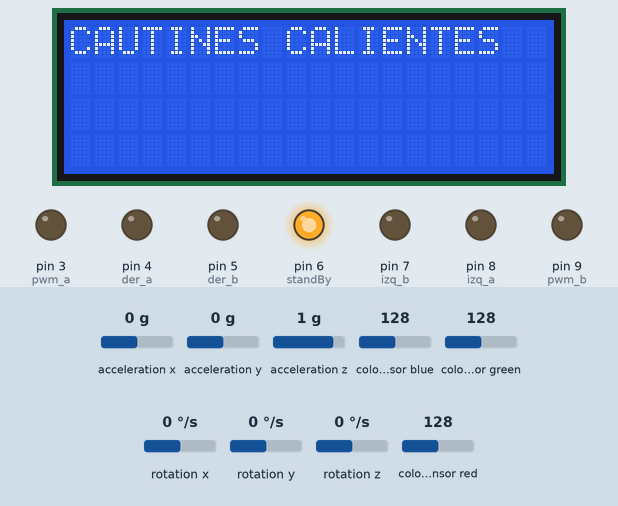
A sketch run on a simulated Arduino Uno, built for the host (arithmetic inside an expression is 32-bit, double 64-bit). On the bench: 20×4 character LCD, output pins drawn as LEDs (lit = HIGH). The test bench sets the inputs (shaded band); at power-on: colour sensor blue 128, colour sensor green 128, colour sensor red 128, rotation z 0 °/s, acceleration x 0 g, acceleration y 0 g, acceleration z 1 g, rotation x 0 °/s, rotation y 0 °/s.

Above: at 1.2 s.
1.3 s: colour sensor blue set to 191
At 4.7 s:
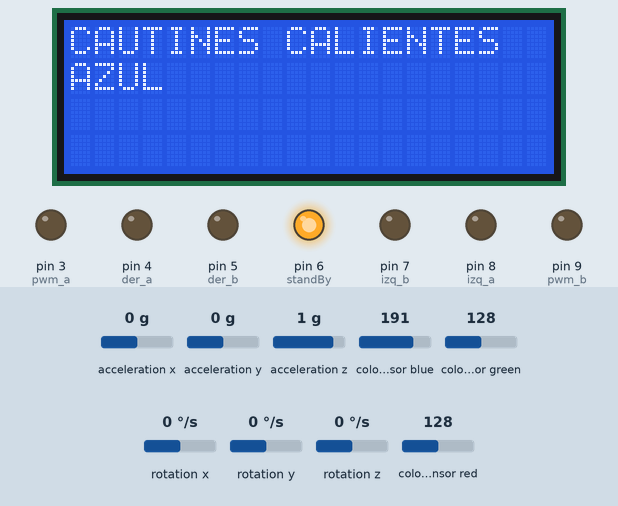
8.7 s: colour sensor green set to 250
At 10.2 s:
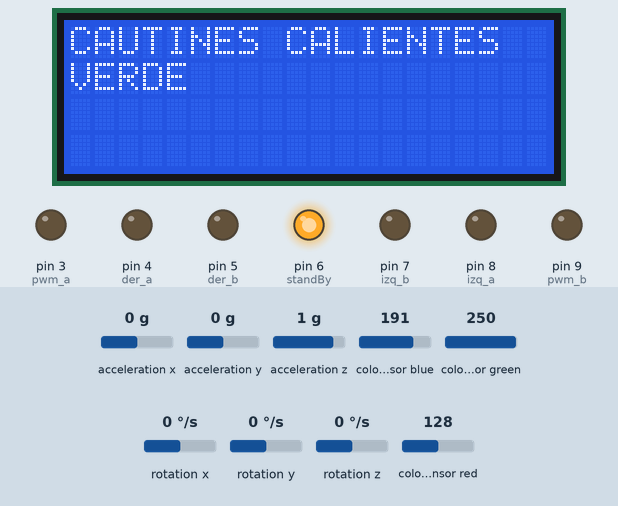
15.8 s: colour sensor green set to 5
At 17.9 s:
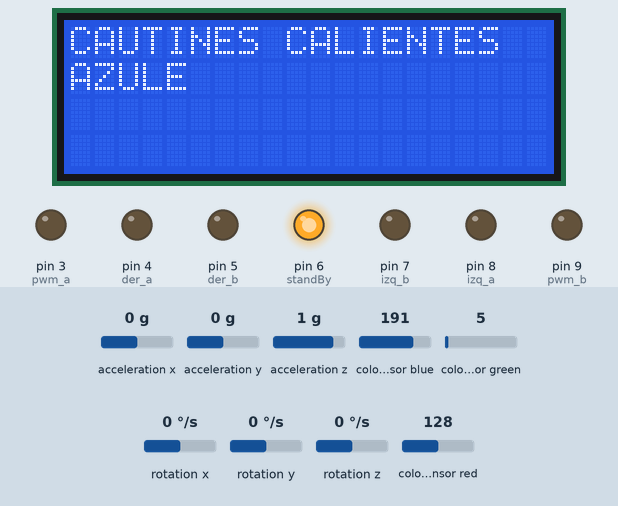
23.2 s: colour sensor red set to 250
At 26.7 s:
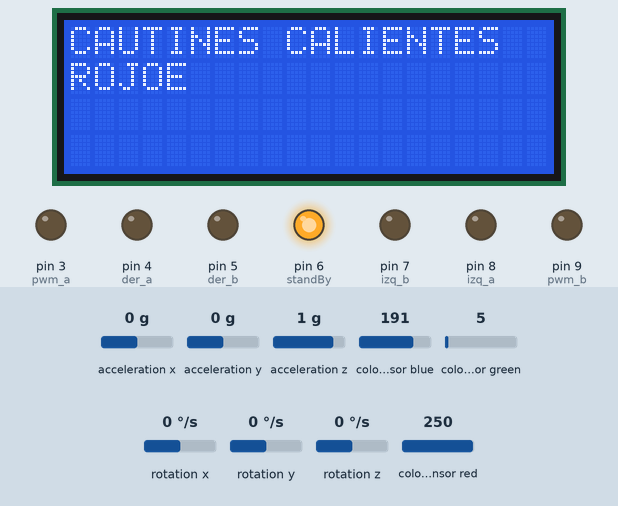
30.6 s: rotation z set to -192 °/s
34.3 s: acceleration x set to -1.4 g
Timing chart, 0 to 41.3 s (numbered marks = the images above; inputs shaded):
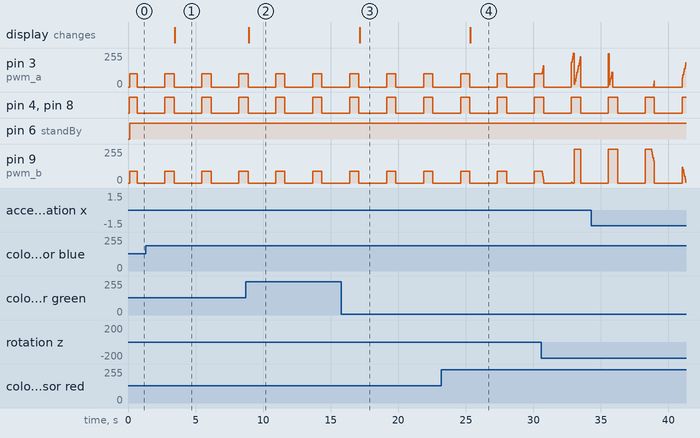

Measured:
- after the input at 1.3 s, the display: changes after 2.2 s (image 1)
- after the input at 8.7 s, the display: changes after 0.24 s (image 2)
- after the input at 15.8 s, the display: changes after 1.3 s (image 3)
- after the input at 23.2 s, the display: changes after 2.1 s (image 4)
- by itself, pin 3 (pwm_a): alternates 100/255 for 0.68 s and 0/255 for 2.1 s
- by itself, pin 4 (der_a), pin 8 (izq_a): alternates HIGH for 0.68 s and LOW for 2.1 s
- by itself, pin 9 (pwm_b): alternates 90/255 for 0.68 s and 0/255 for 2.1 s

The sketch:

prueba_final.ino
```cpp
#include <CurieIMU.h>
#include <MadgwickAHRS.h>
#include <Wire.h>
#include <LiquidCrystal_I2C.h>
#include "Adafruit_TCS34725.h"

Madgwick filter;
unsigned long microsPerReading, microsPrevious, prev_millis;

Adafruit_TCS34725 tcs = Adafruit_TCS34725(TCS34725_INTEGRATIONTIME_614MS, TCS34725_GAIN_1X);

LiquidCrystal_I2C lcd(0x27,20,4);

const int pwm_a = 3;
const int der_a = 4;
const int der_b = 5;
const int pwm_b = 9;
const int izq_a = 8;
const int izq_b = 7;
const int standBy = 6;
float velDer=80,velIzq=70;

uint16_t r, g, b, c;

int vel_d = 100;
int vel_i = 90;
int vel_pid_d = 0;
int vel_pid_i = 0;


float target_angle;
float error;
float error_ant;


float Kp = 1;
float Kd = 0.01;
float Ki = 1;


float convertRawAcceleration(int aRaw) {
  float a = (aRaw * 2.0) / 32768.0;
  return a;
}

float convertRawGyro(int gRaw) {
  float g = (gRaw * 250.0) / 32768.0;
  return g;
}

float get_motion(){
    int aix, aiy, aiz;
    int gix, giy, giz;
    float ax, ay, az;
    float gx, gy, gz;
    float heading;
    unsigned long microsNow;
    microsNow = micros();
    if (microsNow - microsPrevious >= microsPerReading) {
        CurieIMU.readMotionSensor(aix, aiy, aiz, gix, giy, giz);
        ax = convertRawAcceleration(aix);
        ay = convertRawAcceleration(aiy);
        az = convertRawAcceleration(aiz);
        gx = convertRawGyro(gix);
        gy = convertRawGyro(giy);
        gz = convertRawGyro(giz);
        filter.updateIMU(gx, gy, gz, ax, ay, az);
        heading = filter.getYaw();
        microsPrevious = microsPrevious + microsPerReading;
        }
    return heading;
}

void pid_check(float target){

    float angle_check = get_motion();


    error = target - angle_check;

    if(error > 300){
        error = target - (360+angle_check);
    }
    if(error < -300){
        error = (angle_check-(360+target))*-1;
    }


    vel_pid_i = vel_i - (Kp*error+Kd*(error-error_ant)+Ki*(error+error_ant));//i+error
    vel_pid_d = vel_d + (Kp*error+Kd*(error-error_ant)+Ki*(error+error_ant));
    error_ant = error;

    if (vel_pid_i > 255) {
        vel_pid_i = 255;
    }
    if (vel_pid_i < 0) {
        vel_pid_i = 0;
    }
    if (vel_pid_d > 255) {
        vel_pid_i = 255;
    }
    if (vel_pid_d < 0) {
        vel_pid_d = 0;
    }
    digitalWrite(standBy, HIGH);
    /*
    Serial.print("veld = ");
    Serial.print(vel_pid_d);
    Serial.print(" veli = ");
    Serial.print(vel_pid_i);
    Serial.print("angle = ");
    Serial.print(angle_check);
    Serial.print(" target = ");
    Serial.print(target);
    Serial.print(" error = ");
    Serial.println(error);
    */

}

float get_distance(int port){

    int s = analogRead(port);
    float dist= pow(10,log10(s/1821.2)/-0.65);
    return dist;
}


void setup() {

    pinMode(standBy, OUTPUT);
    pinMode(pwm_a, OUTPUT);
    pinMode(der_a, OUTPUT);
    pinMode(der_b, OUTPUT);
    pinMode(pwm_b, OUTPUT);
    pinMode(izq_a, OUTPUT);
    pinMode(izq_b, OUTPUT);
    digitalWrite(standBy, LOW);
    Serial.begin(115200);

    tcs.begin();

    lcd.init();
    lcd.backlight();
    lcd.clear();


    CurieIMU.begin();
    CurieIMU.autoCalibrateGyroOffset();
    CurieIMU.autoCalibrateAccelerometerOffset(X_AXIS, 0);
    CurieIMU.autoCalibrateAccelerometerOffset(Y_AXIS, 0);
    CurieIMU.autoCalibrateAccelerometerOffset(Z_AXIS, 1);
    CurieIMU.setGyroRate(25);
    CurieIMU.setAccelerometerRate(25);
    filter.begin(25);
    CurieIMU.setAccelerometerRange(2);
    CurieIMU.setGyroRange(250);

    int aix, aiy, aiz;
    int gix, giy, giz;
    float ax, ay, az;
    float gx, gy, gz;
    CurieIMU.readMotionSensor(aix, aiy, aiz, gix, giy, giz);
    ax = convertRawAcceleration(aix);
    ay = convertRawAcceleration(aiy);
    az = convertRawAcceleration(aiz);
    gx = convertRawGyro(gix);
    gy = convertRawGyro(giy);
    gz = convertRawGyro(giz);
    filter.updateIMU(gx, gy, gz, ax, ay, az);
    target_angle = filter.getYaw();

    microsPrevious = micros();
    microsPerReading = 1000000 / 28;


    lcd.setCursor(0,0);
    lcd.print("CAUTINES CALIENTES");

}

void checar_color(){
    tcs.getRawData(&r, &g, &b, &c);
    /*
    Serial.print("R: "); Serial.print(r); Serial.print(" ");
    Serial.print("G: "); Serial.print(g); Serial.print(" ");
    Serial.print("B: "); Serial.print(b); Serial.print(" ");
    Serial.print("C: "); Serial.print(c); Serial.print(" ");
    Serial.println(" ");
    */
    if(r>g && r>b){
        lcd.setCursor(0,1);
        lcd.print("ROJO");
    }
    if(g>r && g>b){
        lcd.setCursor(0,1);
        lcd.print("VERDE");
    }
    if(b>r && b>g){
        lcd.setCursor(0,1);
        lcd.print("AZUL");
    }
    if(r>g && r>b && c>30000){
        lcd.setCursor(0,1);
        lcd.print("BLANCO");
    }
    if(g>r && g>b && c>30000){
        lcd.setCursor(0,1);
        lcd.print("AMARILLO");
    }
    if(b>r && b>g && c>30000){
        lcd.setCursor(0,1);
        lcd.print("AZUL");
    }
}

void avanzar(){
analogWrite(pwm_a, vel_pid_d);
    digitalWrite(der_a,HIGH);
    digitalWrite(der_b,LOW);
    analogWrite(pwm_b,vel_pid_i);
    digitalWrite(izq_a,HIGH);
    digitalWrite(izq_b,LOW);
    if (micros() - microsPrevious >= 50000) {
        pid_check(target_angle);
        microsPrevious = micros();
    }
}
void stop(){
    analogWrite(pwm_a, 0);
    digitalWrite(der_a,LOW);
    digitalWrite(der_b,LOW);
    analogWrite(pwm_b,0);
    digitalWrite(izq_a,LOW);
    digitalWrite(izq_b,LOW);
}


void loop() {

    if(millis() -  prev_millis >= 680){
    stop();
    checar_color();
    delay(2000);
    prev_millis = millis();
    }
    avanzar();


    /*
    if(microsNow - micros_inicio >= 2000000){
        analogWrite(pwm_a,0);
            digitalWrite(der_a,LOW);
            digitalWrite(der_b,LOW);
            analogWrite(pwm_b,0);
            digitalWrite(izq_a,LOW);
            digitalWrite(izq_b,LOW);
            delay(2000);
        turn(90);
        micros_inicio = micros();
    }
    */
}

//R: 4719 G: 13165 B: 5745 C: 25020 verde
// R: 14079 G: 26663 B: 20304 C: 64119 blanco
// R: 8873 G: 12914 B: 4771 C: 28496 amarillo
// R: 5729 G: 2581 B: 2214 C: 10446 rojo
```
